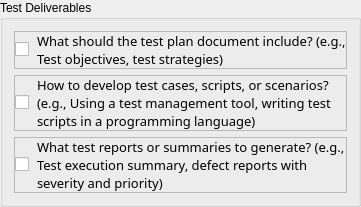
                      <widget class="QGroupBox" name="groupBox_8">
                       <property name="title">
                        <string>Test Deliverables</string>
                       </property>
                       <layout class="QVBoxLayout" name="verticalLayout_16">
                        <item>
                         <widget class="QFrame" name="frame_19">
                          <property name="frameShape">
                           <enum>QFrame::StyledPanel</enum>
                          </property>
                          <property name="frameShadow">
                           <enum>QFrame::Raised</enum>
                          </property>
                          <layout class="QHBoxLayout" name="horizontalLayout_24">
                           <property name="spacing">
                            <number>8</number>
                           </property>
                           <property name="leftMargin">
                            <number>0</number>
                           </property>
                           <property name="topMargin">
                            <number>0</number>
                           </property>
                           <property name="rightMargin">
                            <number>0</number>
                           </property>
                           <property name="bottomMargin">
                            <number>0</number>
                           </property>
                           <item>
                            <widget class="QCheckBox" name="c10">
                             <property name="sizePolicy">
                              <sizepolicy hsizetype="Fixed" vsizetype="Fixed">
                               <horstretch>0</horstretch>
                               <verstretch>0</verstretch>
                              </sizepolicy>
                             </property>
                             <property name="text">
                              <string/>
                             </property>
                            </widget>
                           </item>
                           <item>
                            <widget class="QLabel" name="label_23">
                             <property name="font">
                              <font>
                               <family>Cascadia Mono</family>
                               <pointsize>10</pointsize>
                               <weight>50</weight>
                               <italic>false</italic>
                               <bold>false</bold>
                              </font>
                             </property>
                             <property name="text">
                              <string>What should the test plan document include? (e.g., Test objectives, test strategies)</string>
                             </property>
                             <property name="wordWrap">
                              <bool>true</bool>
                             </property>
                            </widget>
                           </item>
                          </layout>
                         </widget>
                        </item>
                        <item>
                         <widget class="QFrame" name="frame_20">
                          <property name="frameShape">
                           <enum>QFrame::StyledPanel</enum>
                          </property>
                          <property name="frameShadow">
                           <enum>QFrame::Raised</enum>
                          </property>
                          <layout class="QHBoxLayout" name="horizontalLayout_25">
                           <property name="spacing">
                            <number>8</number>
                           </property>
                           <property name="leftMargin">
                            <number>0</number>
                           </property>
                           <property name="topMargin">
                            <number>0</number>
                           </property>
                           <property name="rightMargin">
                            <number>0</number>
                           </property>
                           <property name="bottomMargin">
                            <number>0</number>
                           </property>
                           <item>
                            <widget class="QCheckBox" name="c11">
                             <property name="sizePolicy">
                              <sizepolicy hsizetype="Fixed" vsizetype="Fixed">
                               <horstretch>0</horstretch>
                               <verstretch>0</verstretch>
                              </sizepolicy>
                             </property>
                             <property name="text">
                              <string/>
                             </property>
                            </widget>
                           </item>
                           <item>
                            <widget class="QLabel" name="label_24">
                             <property name="font">
                              <font>
                               <family>Cascadia Mono</family>
                               <pointsize>10</pointsize>
                               <weight>50</weight>
                               <italic>false</italic>
                               <bold>false</bold>
                              </font>
                             </property>
                             <property name="text">
                              <string>How to develop test cases, scripts, or scenarios? (e.g., Using a test management tool, writing test scripts in a programming language)</string>
                             </property>
                             <property name="wordWrap">
                              <bool>true</bool>
                             </property>
                            </widget>
                           </item>
                          </layout>
                         </widget>
                        </item>
                        <item>
                         <widget class="QFrame" name="frame_21">
                          <property name="frameShape">
                           <enum>QFrame::StyledPanel</enum>
                          </property>
                          <property name="frameShadow">
                           <enum>QFrame::Raised</enum>
                          </property>
                          <layout class="QHBoxLayout" name="horizontalLayout_26">
                           <property name="spacing">
                            <number>8</number>
                           </property>
                           <property name="leftMargin">
                            <number>0</number>
                           </property>
                           <property name="topMargin">
                            <number>0</number>
                           </property>
                           <property name="rightMargin">
                            <number>0</number>
                           </property>
                           <property name="bottomMargin">
                            <number>0</number>
                           </property>
                           <item>
                            <widget class="QCheckBox" name="c12">
                             <property name="sizePolicy">
                              <sizepolicy hsizetype="Fixed" vsizetype="Fixed">
                               <horstretch>0</horstretch>
                               <verstretch>0</verstretch>
                              </sizepolicy>
                             </property>
                             <property name="text">
                              <string/>
                             </property>
                            </widget>
                           </item>
                           <item>
                            <widget class="QLabel" name="label_25">
                             <property name="font">
                              <font>
                               <family>Cascadia Mono</family>
                               <pointsize>10</pointsize>
                               <weight>50</weight>
                               <italic>false</italic>
                               <bold>false</bold>
                              </font>
                             </property>
                             <property name="text">
                              <string>What test reports or summaries to generate? (e.g., Test execution summary, defect reports with severity and priority)</string>
                             </property>
                             <property name="wordWrap">
                              <bool>true</bool>
                             </property>
                            </widget>
                           </item>
                          </layout>
                         </widget>
                        </item>
                       </layout>
                      </widget>
